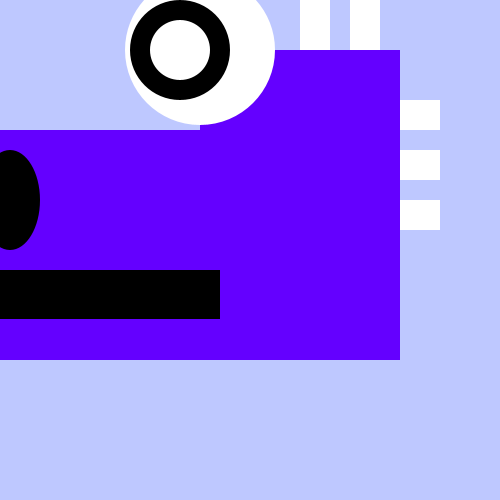
Frame 1 (no input)
Frame 60 (the mouse pressed at the canvas centre just before this capture): identical to frame 1, image omitted
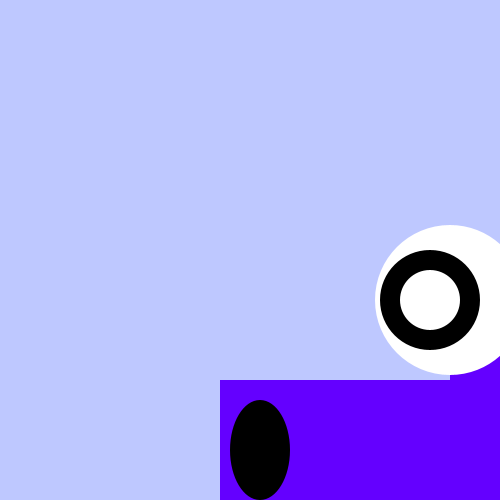
Frame 120 (the mouse held since frame 60 and released just before this capture)

The Processing sketch that drew these frames (run headless with seeded random() and noise(); from frame 60 on, the mouse is pressed at the canvas centre):

// Processing sketch: processing_57254
// ── processing_57254.pde








void setup() {
size(500, 500);
int x =50;
int y =50;
noStroke();
smooth();
background(190, 200, 255);

}

float x = 50;
float y = 50;

float easing = 0.09;

void draw() {
 
background(190, 200, 255);
if (mousePressed == false) {

//upper mouth
fill(100, 0, 255);
rect(mouseX-30, mouseY+130, x+300, y+100);
//lower mouth
fill(100, 0, 255);
rect(mouseX-30, mouseY+260, x+270, y+50);
//nostril
fill(0, 0, 0);
ellipse(mouseX+10,mouseY+200,x+10,y+50);
//head
fill(100, 0, 255);
rect(mouseX+200,mouseY+50,x+150,y+260);
//eye
fill(255, 255, 255);
ellipse(mouseX+200,mouseY+50,x+100,y+100);
fill(0, 0, 0);
ellipse(mouseX+180,mouseY+50,x+50,y+50);
fill(255, 255, 255);
ellipse(mouseX+180,mouseY+50,x+10,y+10);

//teeth
fill(255, 255, 255);
rect(mouseX+300,mouseY-30,x-20,y+30);
fill(255, 255, 255);
rect(mouseX+350,mouseY-30,x-20,y+30);
fill(255, 255, 255);
rect(mouseX+400,mouseY+100,x-10,y-20);
fill(255, 255, 255);
rect(mouseX+400,mouseY+150,x-10,y-20);
fill(255, 255, 255);
rect(mouseX+400,mouseY+200,x-10,y-20);


//mouth
fill(0, 0, 0);
rect(mouseX-30,mouseY+270,x+200,y-1);
}



if (mousePressed == true) {


//upper mouth
fill(100, 0, 255);
rect(mouseX-30, mouseY+130, x+300, y+100);
//lower mouth
fill(100, 0, 255);
rect(mouseX-30, mouseY+350, x+300, y+10);
//nostril
fill(0, 0, 0);
ellipse(mouseX+10,mouseY+200,x+10,y+50);
//head
fill(100, 0, 255);
rect(mouseX+200,mouseY+50,x+150,y+260);
//eye
fill(255, 255, 255);
ellipse(mouseX+200,mouseY+50,x+100,y+100);
fill(0, 0, 0);
ellipse(mouseX+180,mouseY+50,x+50,y+50);
fill(255, 255, 255);
ellipse(mouseX+180,mouseY+50,x+10,y+10);

//teeth
fill(255, 255, 255);
rect(mouseX+300,mouseY-30,x-20,y+30);
fill(255, 255, 255);
rect(mouseX+350,mouseY-30,x-20,y+30);
fill(255, 255, 255);
rect(mouseX+400,mouseY+100,x-10,y-20);
fill(255, 255, 255);
rect(mouseX+400,mouseY+150,x-10,y-20);
fill(255, 255, 255);
rect(mouseX+400,mouseY+200,x-10,y-20);




fill(255, 100, 255);
rect(mouseX+50,mouseY+310,x+100,y-40);
}
}
